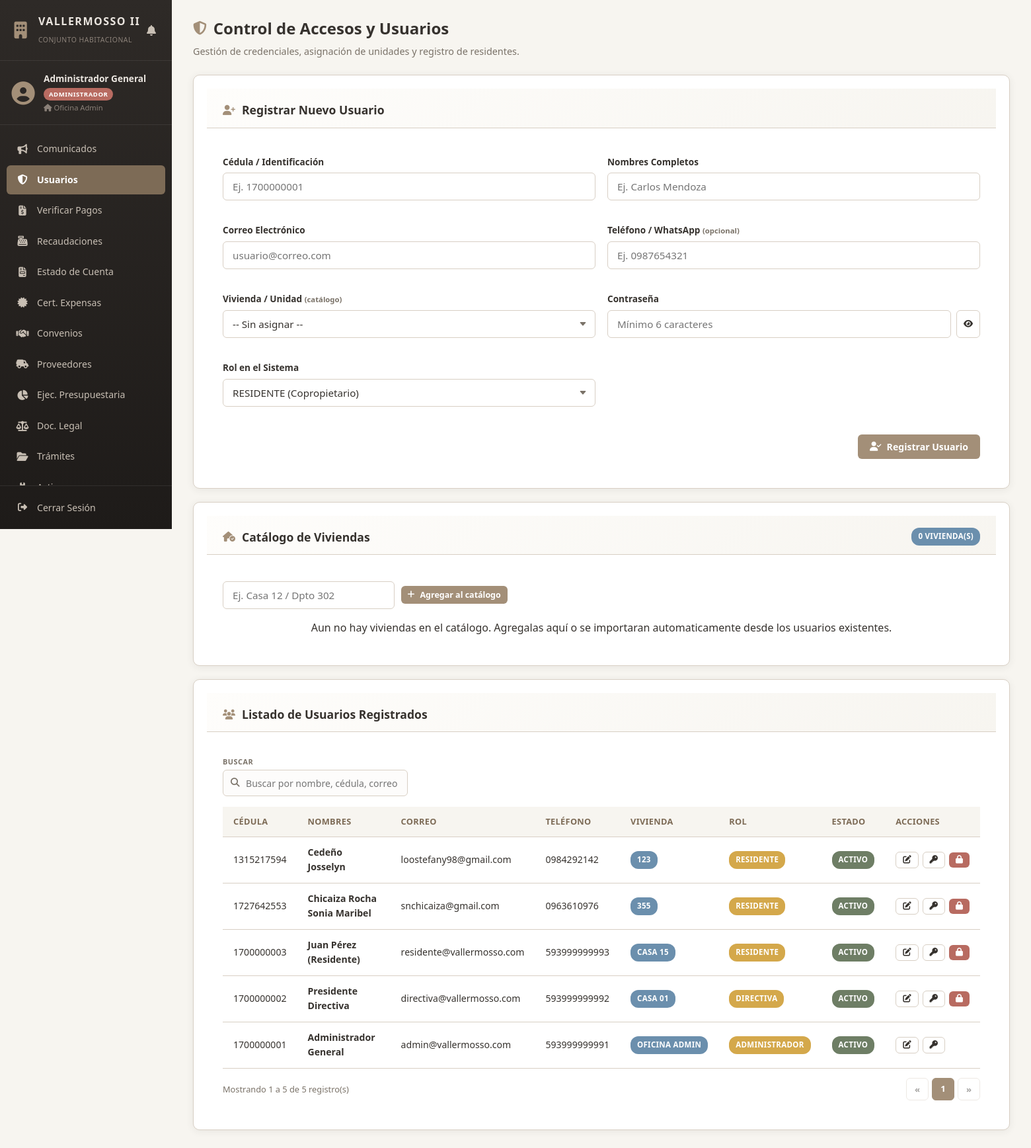
/views/administrador/usuarios.php (signed in), run on the app's committed database.
### tables this page shows
CREATE TABLE `usuarios` (
  `id_usuario` int(11) NOT NULL AUTO_INCREMENT,
  `cedula` varchar(15) NOT NULL,
  `nombres` varchar(120) NOT NULL,
  `correo` varchar(100) NOT NULL,
  `telefono_whatsapp` varchar(20) NOT NULL,
  `numero_vivienda` varchar(20) NOT NULL,
  `rol` enum('RESIDENTE','ADMINISTRADOR','DIRECTIVA') NOT NULL DEFAULT 'RESIDENTE',
  `puesto_casa` varchar(50) DEFAULT NULL,
  `clave_hash` varchar(255) NOT NULL,
  `estado` enum('ACTIVO','INACTIVO') DEFAULT 'ACTIVO',
  `creado_en` timestamp NOT NULL DEFAULT current_timestamp(),
  `created_at` timestamp NOT NULL DEFAULT current_timestamp(),
  PRIMARY KEY (`id_usuario`),
  UNIQUE KEY `cedula` (`cedula`),
  UNIQUE KEY `correo` (`correo`)
);

### views/administrador/usuarios.php (the view, shortened to what the rows shown need)
<?php
require_once __DIR__ . '/../../models/Usuario.php';
$usuarioModel = new Usuario();
$buscar = trim($_GET['buscar'] ?? '');
$porPagina = 10;
$pagina = max(1, (int)($_GET['pagina'] ?? 1));
$resultado = $usuarioModel->obtenerPaginado($buscar, $pagina, $porPagina);
$usuarios = $resultado['datos'];
$usuarioEditar = null;
$esEdicion = $usuarioEditar !== false && $usuarioEditar !== null;
?>
<!DOCTYPE html>
<html lang="es">
<head>
    <link rel="stylesheet" href="../../public/css/style.css">
    <link rel="stylesheet" href="../../public/css/tablas.css?v=3">
    <link rel="stylesheet" href="https://cdnjs.cloudflare.com/ajax/libs/font-awesome/6.4.0/css/all.min.css">
</head>
<body>
    <div class="app-layout">
        <?php include_once __DIR__ . '/../sidebar.php'; ?>
        <main class="main-content">
            <header class="content-header">
                <h1><i class="fa-solid fa-shield-halved"></i> Control de Accesos y Usuarios</h1>
            </header>
            <section class="card">
                <div class="card-header">
                    <h2>
                        <i class="fa-solid <?= $esEdicion ? 'fa-user-pen' : 'fa-user-plus' ?>"></i>
                        <?= $esEdicion ? 'Editar Usuario: ' . htmlspecialchars($usuarioEditar['nombres']) : 'Registrar Nuevo Usuario' ?>
                    </h2>
                </div>
            </section>
            <section class="card">
                <div class="card-header">
                    <h2><i class="fa-solid fa-house-circle-check"></i> Catálogo de Viviendas</h2>
                </div>
            </section>
            <section class="card">
                <div class="card-header">
                    <h2><i class="fa-solid fa-users"></i> Listado de Usuarios Registrados</h2>
                </div>
                <div class="card-body">
                    <div class="table-responsive">
                        <table class="table">
                            <thead>
                                <tr>
                                    <th>Cédula</th>
                                    <th>Nombres</th>
                                    <th>Correo</th>
                                    <th>Teléfono</th>
                                    <th>Vivienda</th>
                                    <th>Rol</th>
                                    <th>Estado</th>
                                    <th>Acciones</th>
                                </tr>
                            </thead>
                            <tbody>
                                <?php if (empty($usuarios)): ?>
                                    <tr>
                                        <td colspan="8" class="text-center">No hay usuarios registrados.</td>
                                    </tr>
                                <?php else: ?>
                                    <?php foreach ($usuarios as $u):
                                        $estadoUsuario = strtoupper($u['estado'] ?? 'ACTIVO');
                                        $estaBloqueado = $estadoUsuario !== 'ACTIVO';
                                        $esPropio = (int)$u['id_usuario'] === (int)($_SESSION['id_usuario'] ?? 0);
                                    ?>
                                        <tr>
                                            <td><?= htmlspecialchars($u['cedula'] ?? 'N/A') ?></td>
                                            <td><strong><?= htmlspecialchars($u['nombres'] ?? 'N/A') ?></strong></td>
                                            <td><?= htmlspecialchars($u['correo'] ?? 'N/A') ?></td>
                                            <td><?= htmlspecialchars($u['telefono_whatsapp'] ?? 'N/A') ?></td>
                                            <td><span class="badge badge-info"><?= htmlspecialchars($u['numero_vivienda'] ?? 'Sin Asignar') ?></span></td>
                                            <td><span class="badge badge-warning"><?= htmlspecialchars($u['rol'] ?? 'RESIDENTE') ?></span></td>
                                            <td>
                                                <span class="badge <?= $estaBloqueado ? 'badge-danger' : 'badge-success' ?>">
                                                    <?= $estaBloqueado ? 'BLOQUEADO' : 'ACTIVO' ?>
                                                </span>
                                            </td>
                                            <td>
                                                <div class="btn-group">
                                                    <a href="usuarios.php?editar=<?= (int)$u['id_usuario'] ?>" class="btn btn-sm btn-outline" title="Editar datos">
                                                        <i class="fa-solid fa-pen-to-square"></i>
                                                    </a>
                                                    <button type="button" class="btn btn-sm btn-outline" title="Cambiar contraseña" onclick="abrirModalClave(<?= (int)$u['id_usuario'] ?>, '<?= htmlspecialchars(addslashes($u['nombres'] ?? '')) ?>')">
                                                        <i class="fa-solid fa-key"></i>
                                                    </button>
                                                    <?php if (!$esPropio): ?>
                                                        <form action="../../controllers/UsuarioController.php" method="POST" style="display:inline;" onsubmit="return confirm('<?= $estaBloqueado ? 'Activar' : 'Bloquear' ?> a este usuario?');">
                                                            <button type="submit" class="btn btn-sm <?= $estaBloqueado ? 'btn-success' : 'btn-danger' ?>" title="<?= $estaBloqueado ? 'Activar' : 'Bloquear' ?>">
                                                                <i class="fa-solid fa-<?= $estaBloqueado ? 'unlock' : 'lock' ?>"></i>
                                                            </button>
                                                        </form>
                                                    <?php endif; ?>
                                                </div>
                                            </td>
                                        </tr>
                                    <?php endforeach; ?>
                                <?php endif; ?>
                            </tbody>
                        </table>
                    </div>
                </div>
            </section>
        </main>
    </div>
</body>
</html>

### data on the page
usuarios: cedula "1315217594", nombres "Cedeño Josselyn", correo "loostefany98@gmail.com", telefono_whatsapp "0984292142", numero_vivienda "123", rol "RESIDENTE", estado "ACTIVO"
usuarios: cedula "1727642553", nombres "Chicaiza Rocha Sonia Maribel", correo "snchicaiza@gmail.com", telefono_whatsapp "0963610976", numero_vivienda "355", rol "RESIDENTE", estado "ACTIVO"
usuarios: cedula "1700000003", nombres "Juan Pérez (Residente)", correo "residente@vallermosso.com", telefono_whatsapp "593999999993", numero_vivienda "CASA 15", rol "RESIDENTE", estado "ACTIVO"
usuarios: cedula "1700000002", nombres "Presidente Directiva", correo "directiva@vallermosso.com", telefono_whatsapp "593999999992", numero_vivienda "CASA 01", rol "DIRECTIVA", estado "ACTIVO"
usuarios: cedula "1700000001", nombres "Administrador General", correo "admin@vallermosso.com", telefono_whatsapp "593999999991", numero_vivienda "OFICINA ADMIN", rol "ADMINISTRADOR", estado "ACTIVO"

### other printed values
$nombre "Administrador General"
$rol "ADMINISTRADOR"
$vivienda "Oficina Admin"
$item['label'] "Comunicados"
$item['label'] "Usuarios"
$item['label'] "Verificar Pagos"
$item['label'] "Recaudaciones"
$item['label'] "Estado de Cuenta"
$item['label'] "Cert. Expensas"
$item['label'] "Convenios"
$item['label'] "Proveedores"
$item['label'] "Ejec. Presupuestaria"
$item['label'] "Doc. Legal"
$item['label'] "Trámites"
count($viviendas) "0"
